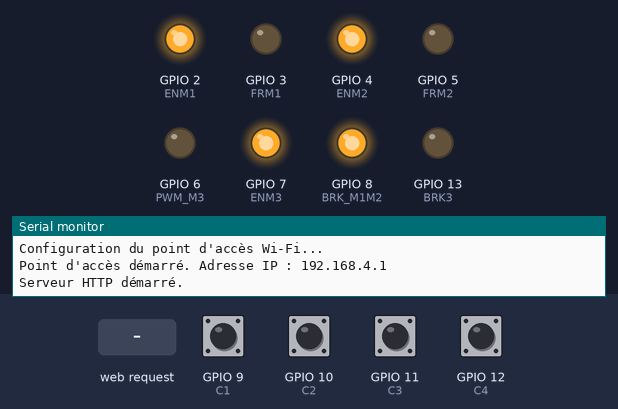
Bench run of a sketch on a simulated ESP32-S3. Shown: output pins drawn as LEDs (lit = HIGH), the last lines printed to the serial monitor. The test bench sets the inputs (shaded band); at power-on: GPIO 9 (C1), GPIO 10 (C2), GPIO 11 (C3), GPIO 12 (C4) HIGH.

Above: at 1.2 s.
1.3 s: HTTP request GET /start received
At 2.5 s:
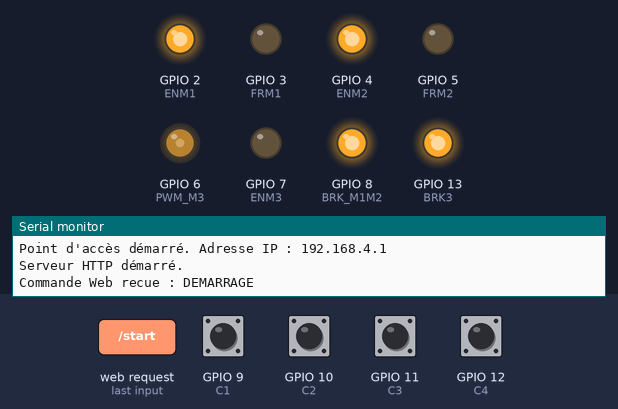
2.8 s: HTTP request GET /stop received
At 3.8 s:
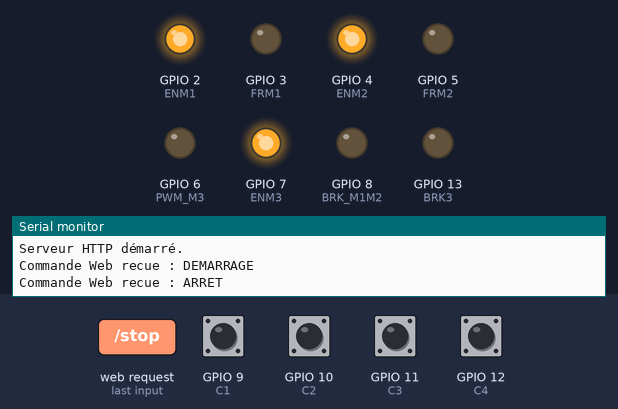
4.3 s: HTTP request GET /start received
At 4.9 s:
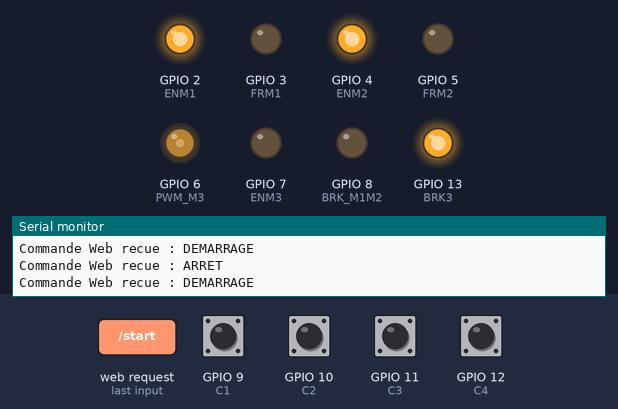
5.8 s: GPIO 11 (C3) pulled LOW for 0.15 s
At 6.6 s:
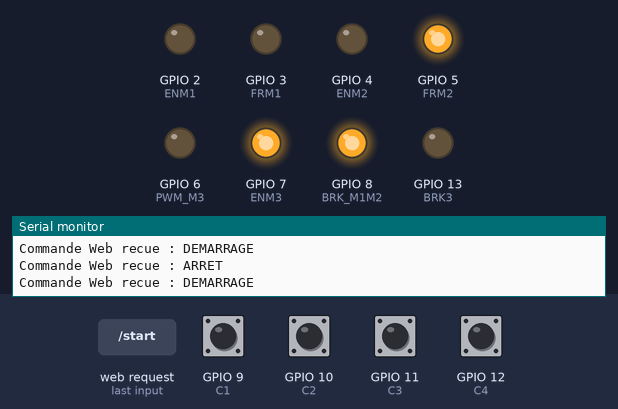
7.4 s: GPIO 9 (C1) pulled LOW for 0.15 s
At 8.8 s:
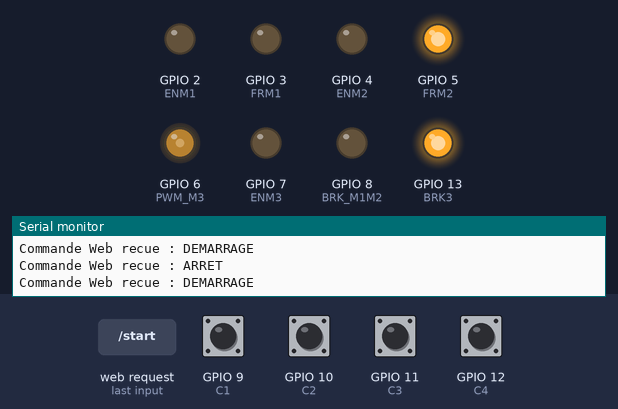
Timing chart, 0 to 10.2 s (numbered marks = the images above; inputs shaded):
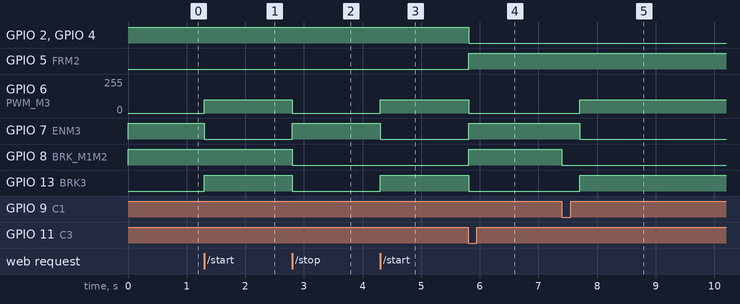

The sketch:

Pompe_appli.ino
```cpp
#include <WiFi.h>
#include <WebServer.h>

// ================== WIFI AP ==================
const char* ssid = "ESP32_Machine";     // Nom du réseau Wi-Fi
const char* password = "password123";   // Mot de passe (minimum 8 caractères)

WebServer server(80); // Serveur web sur le port 80

// ================== PINS ==================

#define ENM1 2
#define FRM1 3

#define ENM2 4
#define FRM2 5

#define PWM_M3 6
#define ENM3 7

#define BRK_M1M2 8
#define BRK3 13

#define C1 9
#define C2 10
#define C3 11
#define C4 12

// ================== PWM ESP32 ==================

#define PWM_CHANNEL_M3 0
#define PWM_FREQ 20000
#define PWM_RESOLUTION 8
#define PWM_M3_MODERE 100

#define MOTEUR_ON  LOW
#define MOTEUR_OFF HIGH

// ================== ETATS ==================

enum Etat {
  INIT_SCAN,
  MARCHE_C3,
  MARCHE_C4,
  ATTENTE_ROTATION,
  ROT_VERS_C3,
  ROT_VERS_C4
};

Etat etat = INIT_SCAN;
Etat prochainEtatRotation;

// ================== VARIABLES GLOBALES ==================

// NOUVEAU: Cette variable empêche la machine de bouger tant que le bouton "GO" n'est pas cliqué
bool isRunning = false;

// ================== INTERRUPTIONS ==================

volatile bool flagC3 = false;
volatile bool flagC4 = false;

volatile bool autoriseC3 = false;
volatile bool autoriseC4 = false;

void IRAM_ATTR isrC3() {
  if (autoriseC3)
    flagC3 = true;
}

void IRAM_ATTR isrC4() {
  if (autoriseC4)
    flagC4 = true;
}

// ================== TIMERS ==================

unsigned long timerC3 = 0;
unsigned long timerC4 = 0;

const unsigned long TEMPS_VALIDATION = 15;

unsigned long timerRotation = 0;
const unsigned long DELAI_AVANT_ROTATION = 300;

// ================== M3 ==================

void brakeM3() {
  ledcWrite(PWM_CHANNEL_M3, 0);
  digitalWrite(ENM3, MOTEUR_OFF);
  digitalWrite(BRK3, LOW);
}

void releaseBrakeM3() {
  digitalWrite(BRK3, HIGH);
  digitalWrite(ENM3, MOTEUR_ON);
  ledcWrite(PWM_CHANNEL_M3, PWM_M3_MODERE);
}

// ================== M1 M2 ==================

void brakeM1M2() {
  digitalWrite(BRK_M1M2, LOW);
}

void releaseBrakeM1M2() {
  digitalWrite(BRK_M1M2, HIGH);
}

void driveVersC3() {
  releaseBrakeM1M2();
  digitalWrite(FRM1, HIGH);
  digitalWrite(ENM1, MOTEUR_ON);
  digitalWrite(FRM2, LOW);
  digitalWrite(ENM2, MOTEUR_ON);
}

void driveVersC4() {
  releaseBrakeM1M2();
  digitalWrite(FRM2, HIGH);
  digitalWrite(ENM2, MOTEUR_ON);
  digitalWrite(FRM1, LOW);
  digitalWrite(ENM1, MOTEUR_ON);
}

// ================== FONCTIONS WEB ==================

// Convertit l'état actuel en texte pour la page web
String getEtatNom(Etat e) {
  switch(e) {
    case INIT_SCAN: return "INIT_SCAN";
    case MARCHE_C3: return "MARCHE_C3";
    case MARCHE_C4: return "MARCHE_C4";
    case ATTENTE_ROTATION: return "ATTENTE_ROTATION";
    case ROT_VERS_C3: return "ROT_VERS_C3";
    case ROT_VERS_C4: return "ROT_VERS_C4";
    default: return "INCONNU";
  }
}

// Gère la page d'accueil du serveur web (Optionnel, juste pour debugger depuis un téléphone)
void handleRoot() {
  String html = "<!DOCTYPE html><html><head><meta charset=\"UTF-8\">";
  html += "<meta name=\"viewport\" content=\"width=device-width, initial-scale=1.0\">";
  html += "<title>Contrôle ESP32</title>";
  html += "<style>body{font-family: Arial; text-align: center; margin-top: 50px;} h1{color: #333;}</style>";
  html += "</head><body>";
  html += "<h1>Moniteur Système</h1>";
  html += "<h2>État de la machine : " + String(isRunning ? "<span style='color: green;'>EN MARCHE</span>" : "<span style='color: red;'>A L'ARRET</span>") + "</h2>";
  html += "<h2>État des capteurs : <span style='color: blue;'>" + getEtatNom(etat) + "</span></h2>";
  html += "<p><a href=\"/\"><button style=\"padding: 10px 20px; font-size: 16px;\">Actualiser l'état</button></a></p>";
  html += "</body></html>";

  server.send(200, "text/html", html);
}

// NOUVEAU: Exécuté quand l'app web envoie la commande /start (Bouton GO)
void handleStart() {
  server.sendHeader("Access-Control-Allow-Origin", "*"); // Permet à l'application web de communiquer sans erreur de sécurité
  isRunning = true;
  etat = INIT_SCAN; // On réinitialise l'état au cas où
  server.send(200, "text/plain", "OK Demarrage");
  Serial.println("Commande Web recue : DEMARRAGE");
}

// NOUVEAU: Exécuté quand l'app web envoie la commande /stop (Bouton STOP)
void handleStop() {
  server.sendHeader("Access-Control-Allow-Origin", "*");
  isRunning = false;
  brakeM1M2(); // Coupe immédiatement les moteurs
  brakeM3();
  server.send(200, "text/plain", "OK Arret");
  Serial.println("Commande Web recue : ARRET");
}

// ================== SETUP ==================

void setup() {
  Serial.begin(115200); // Pour lire l'IP sur le moniteur série

  // Configuration des pins
  pinMode(ENM1, OUTPUT);
  pinMode(FRM1, OUTPUT);
  pinMode(ENM2, OUTPUT);
  pinMode(FRM2, OUTPUT);
  pinMode(BRK_M1M2, OUTPUT);

  pinMode(ENM3, OUTPUT);
  pinMode(BRK3, OUTPUT);

  pinMode(C1, INPUT_PULLUP);
  pinMode(C2, INPUT_PULLUP);
  pinMode(C3, INPUT_PULLUP);
  pinMode(C4, INPUT_PULLUP);

  digitalWrite(ENM1, MOTEUR_OFF);
  digitalWrite(ENM2, MOTEUR_OFF);
  digitalWrite(ENM3, MOTEUR_OFF);
  digitalWrite(BRK_M1M2, HIGH); // brake relâché
  digitalWrite(BRK3, LOW);

  ledcSetup(PWM_CHANNEL_M3, PWM_FREQ, PWM_RESOLUTION);
  ledcAttachPin(PWM_M3, PWM_CHANNEL_M3);
  ledcWrite(PWM_CHANNEL_M3, 0);

  attachInterrupt(digitalPinToInterrupt(C3), isrC3, RISING);
  attachInterrupt(digitalPinToInterrupt(C4), isrC4, RISING);

  // --- Configuration du Point d'Accès Wi-Fi ---
  Serial.println("\nConfiguration du point d'accès Wi-Fi...");
  WiFi.softAP(ssid, password);

  IPAddress IP = WiFi.softAPIP();
  Serial.print("Point d'accès démarré. Adresse IP : ");
  Serial.println(IP);

  // --- Configuration et Démarrage du serveur Web ---
  server.on("/", handleRoot);
  server.on("/start", handleStart); // Fait le lien entre ton bouton web et la fonction
  server.on("/stop", handleStop);   // Fait le lien entre ton bouton web et la fonction
  server.begin();
  Serial.println("Serveur HTTP démarré.");
}

// ================== LOOP ==================

void loop() {
  // Gère les requêtes des clients web (clics sur les boutons)
  server.handleClient();

  // NOUVEAU: Si on n'a pas appuyé sur GO, on zappe la suite du code (la machine reste à l'arrêt)
  if (!isRunning) {
    return;
  }

  bool c1 = digitalRead(C1) == LOW;
  bool c2 = digitalRead(C2) == LOW;

  bool c3 = digitalRead(C3);
  bool c4 = digitalRead(C4);

  bool frontC3 = flagC3;
  bool frontC4 = flagC4;

  flagC3 = false;
  flagC4 = false;

  switch (etat) {

    case INIT_SCAN:
      releaseBrakeM3();

      if (c3 && !c4) {
        if (timerC3 == 0) timerC3 = millis();
        if (millis() - timerC3 >= TEMPS_VALIDATION) {
          brakeM3();
          etat = MARCHE_C3;
          timerC3 = 0;
        }
      } else timerC3 = 0;

      if (c4 && !c3) {
        if (timerC4 == 0) timerC4 = millis();
        if (millis() - timerC4 >= TEMPS_VALIDATION) {
          brakeM3();
          etat = MARCHE_C4;
          timerC4 = 0;
        }
      } else timerC4 = 0;

      break;

    case MARCHE_C3:
      driveVersC3();
      if (c2) {
        etat = ATTENTE_ROTATION;
        prochainEtatRotation = ROT_VERS_C4;
        timerRotation = millis();
      }
      break;

    case MARCHE_C4:
      driveVersC4();
      if (c1) {
        etat = ATTENTE_ROTATION;
        prochainEtatRotation = ROT_VERS_C3;
        timerRotation = millis();
      }
      break;

    case ATTENTE_ROTATION:
      brakeM1M2();
      if (millis() - timerRotation >= DELAI_AVANT_ROTATION) {
        if (prochainEtatRotation == ROT_VERS_C3) {
          autoriseC3 = true;
          autoriseC4 = false;
          flagC3 = false;
          flagC4 = false;
          etat = ROT_VERS_C3;
        } else {
          autoriseC3 = false;
          autoriseC4 = true;
          flagC3 = false;
          flagC4 = false;
          etat = ROT_VERS_C4;
        }
      }
      break;

    case ROT_VERS_C3:
      releaseBrakeM3();
      if (frontC3 && !c4) {
        autoriseC3 = false;
        brakeM3();
        driveVersC3();
        etat = MARCHE_C3;
      }
      break;

    case ROT_VERS_C4:
      releaseBrakeM3();
      if (frontC4 && !c3) {
        autoriseC4 = false;
        brakeM3();
        driveVersC4();
        etat = MARCHE_C4;
      }
      break;
  }
}
```

Measured:
- after the input at 1.3 s, GPIO 6 (PWM_M3): 0/255 → 100/255 at once; GPIO 7 (ENM3): HIGH → LOW at once; GPIO 13 (BRK3): LOW → HIGH at once
- after the input at 2.8 s, GPIO 6 (PWM_M3): 100/255 → 0/255 at once; GPIO 7 (ENM3): LOW → HIGH at once; GPIO 8 (BRK_M1M2), GPIO 13 (BRK3): HIGH → LOW at once
- after the input at 4.3 s, GPIO 6 (PWM_M3): 0/255 → 100/255 at once; GPIO 7 (ENM3): HIGH → LOW at once; GPIO 13 (BRK3): LOW → HIGH at once
- after the input at 5.8 s, GPIO 2 (ENM1), GPIO 4 (ENM2), GPIO 13 (BRK3): HIGH → LOW at once; GPIO 5 (FRM2), GPIO 7 (ENM3), GPIO 8 (BRK_M1M2): LOW → HIGH at once; GPIO 6 (PWM_M3): 100/255 → 0/255 at once
- after the input at 7.4 s, GPIO 6 (PWM_M3): 0/255 → 100/255 after 0.30 s; GPIO 7 (ENM3): HIGH → LOW after 0.30 s; GPIO 8 (BRK_M1M2): HIGH → LOW at once; GPIO 13 (BRK3): LOW → HIGH after 0.30 s
